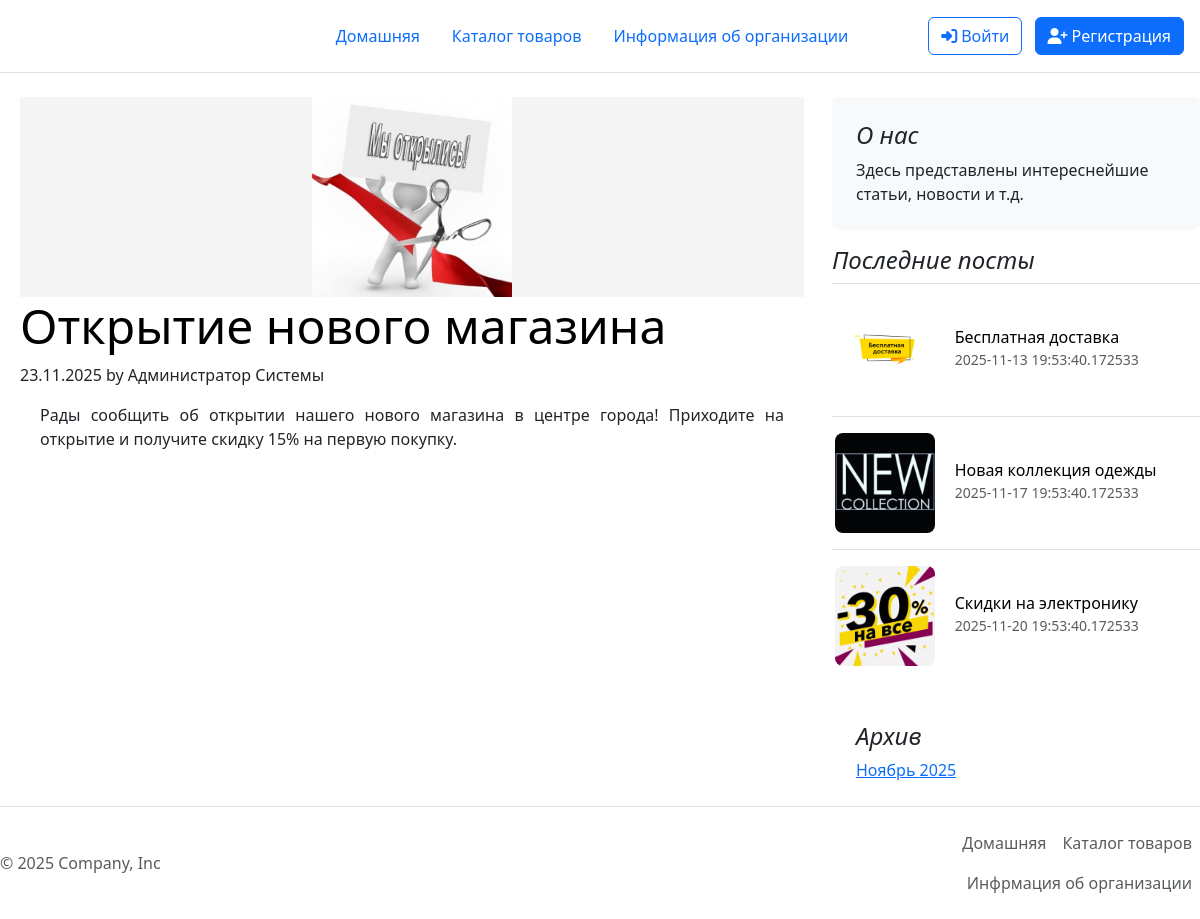
Screenshot of /catalog_news/1 with the database file from the repository.
### models.py (models this page shows, shortened)
class News(db.Model):
    id=db.Column(db.Integer(), primary_key=True)
    title=db.Column(db.String(50),nullable=False)
    date=db.Column(db.DateTime,default=datetime.now)
    text=db.Column(db.Text,nullable=False)
    image=db.Column(db.String(50),nullable=False)
    author_id=db.Column(db.Integer,db.ForeignKey('user.id'))
    author=db.relationship('User',backref=db.backref('news',lazy=True))

class User(UserMixin, db.Model):
    __tablename__ = 'user'
    id=db.Column(db.Integer(), primary_key=True)
    name = db.Column(db.String(100),default='')
    email = db.Column(db.String(100), nullable=False, unique=True)
    username=db.Column(db.String(50), nullable=False, unique=True)
    password_hash=db.Column(db.String(200), nullable=False, unique=True)
    is_admin = db.Column(db.Boolean, default=False)
    created_at = db.Column(db.DateTime, default=datetime.now)
    last_seen = db.Column(db.DateTime, default=datetime.now)
    google_id = db.Column(db.String(100), unique=True)
    cart_items=db.relationship('CartItem',backref='user',lazy=True,cascade='all,delete-orphan')

### app.py (the view)
@app.route('/catalog_news/<int:id>')
def new(id):
    new=News.query.get(id)
    news = db.session.query(News).order_by(News.id.desc()).limit(3).all()
    archives = db.session.query(
        extract('year', News.date).label('year'),
        extract('month', News.date).label('month'),
        func.count(News.id).label('count')
    ).group_by(
        extract('year', News.date),
        extract('month', News.date)
    ).order_by(
        extract('year', News.date).desc(),
        extract('month', News.date).desc()
    ).all()
    formatted_archives = []
    for archive in archives:
        formatted_archives.append({
            'year': int(archive.year),
            'month': int(archive.month),
            'month_name': get_month_name(int(archive.month)),
            'count': archive.count
        })
    return render_template('new.html',new=new,news=news,archives=formatted_archives)

### app.py (called while the page is built)
def get_month_name(month_number):
    months = {
        1: 'Январь', 2: 'Февраль', 3: 'Март', 4: 'Апрель',
        5: 'Май', 6: 'Июнь', 7: 'Июль', 8: 'Август',
        9: 'Сентябрь', 10: 'Октябрь', 11: 'Ноябрь', 12: 'Декабрь'
    }
    return months.get(month_number, 'Неизвестно')

@app.before_request
def before_request():
    if current_user.is_authenticated:
        current_user.last_seen = datetime.now()
        db.session.commit()

@app.context_processor
def utility_processor():
    return dict(time_ago=time_ago)

### templates/new.html (shortened to what this page needs)
{% extends "base.html" %}
{% block link %}<link rel="stylesheet" href="{{ url_for('static', filename='CSS/style.css') }} ">{% endblock %}
{% block content %}
<div class="row g-5">
        <div class="col-md-8">
            <img src="{{new.image}}" class="image-new"/>
            <article class="blog-post"><h2 class="display-5 link-body-emphasis mb-1">{{new.title}}</h2>
                <p class="blog-post-meta">{{new.date.strftime('%d.%m.%Y')}} by
                    {% if new.author %}
                    {% if new.author.name %}
                    {{new.author.name}}
                    {% else %}
                    {{ new.author.username }}
                    {% endif %}
                    {% else %}
                    Система
                    {% endif %}</p>
                <p class="blog-post-text">{{new.text}}</p>
        </div>
        <div class="col-md-4">
            <div class="position-sticky" style="top: 2rem;">
                <div class="p-4 mb-3 bg-body-tertiary rounded"><h4 class="fst-italic">О нас</h4>
                    <p class="mb-0">Здесь представлены интереснейшие статьи, новости и т.д.</p></div>
                <div><h4 class="fst-italic">Последние посты</h4>
                    <ul class="list-unstyled">
                        {% for nev in news %}
                        <li>
                            <a class="d-flex flex-column flex-lg-row gap-3 align-items-start align-items-lg-center py-3 link-body-emphasis text-decoration-none border-top"
                               href="/catalog_news/{{nev.id}}">
                                <div class="image-news">
                                    <img src="{{nev.image}}" class="image-news"/>
                                </div>
                                <div class="col-lg-8"><h6 class="mb-0">{{nev.title}}</h6> <small
                                        class="text-body-secondary">{{nev.date}}</small></div>
                            </a></li>
                        {% endfor %}
                    </ul>
                </div>
                <div class="p-4"><h4 class="fst-italic">Архив</h4>
                    <ol class="list-unstyled mb-0">
                        {% for archive in archives %}
                        <li><a href="/catalog_news/{{archive.year}}/{{archive.month}}">{{archive.month_name}} {{archive.year}}</a></li>
                        {% endfor %}
                    </ol>
                </div>
            </div>
        </div>
</div>
{% endblock %}

### static/CSS/style.css (style rules this page uses)
.image-news { width: 100%; max-width: 100px; height: 100px; object-fit: cover; object-position: center; border-radius: 8px; display: block; margin: 0 auto; }
.image-new { width: 100%; height: 200px; object-fit: contain; object-position: center; background-color: #f5f5f5; margin-left:20px; }
.blog-post-text { text-align:justify; margin-left:20px; }
.blog-post { margin-left:20px; }

### rows the page displays
News: image (picture), title "Открытие нового магазина", date "23.11.2025", text "Рады сообщить об открытии нашего нового магазина в центре города! Приходите на открытие и получите скидку 15% на первую покупку."
User: author.name "Администратор Системы"
News: image (picture), title "Бесплатная доставка", date "2025-11-13 19:53:40.172533"
News: image (picture), title "Новая коллекция одежды", date "2025-11-17 19:53:40.172533"
News: image (picture), title "Скидки на электронику", date "2025-11-20 19:53:40.172533"

### other values shown
{{ archive.month_name }} "Ноябрь"
{{ archive.year }} "2025"
